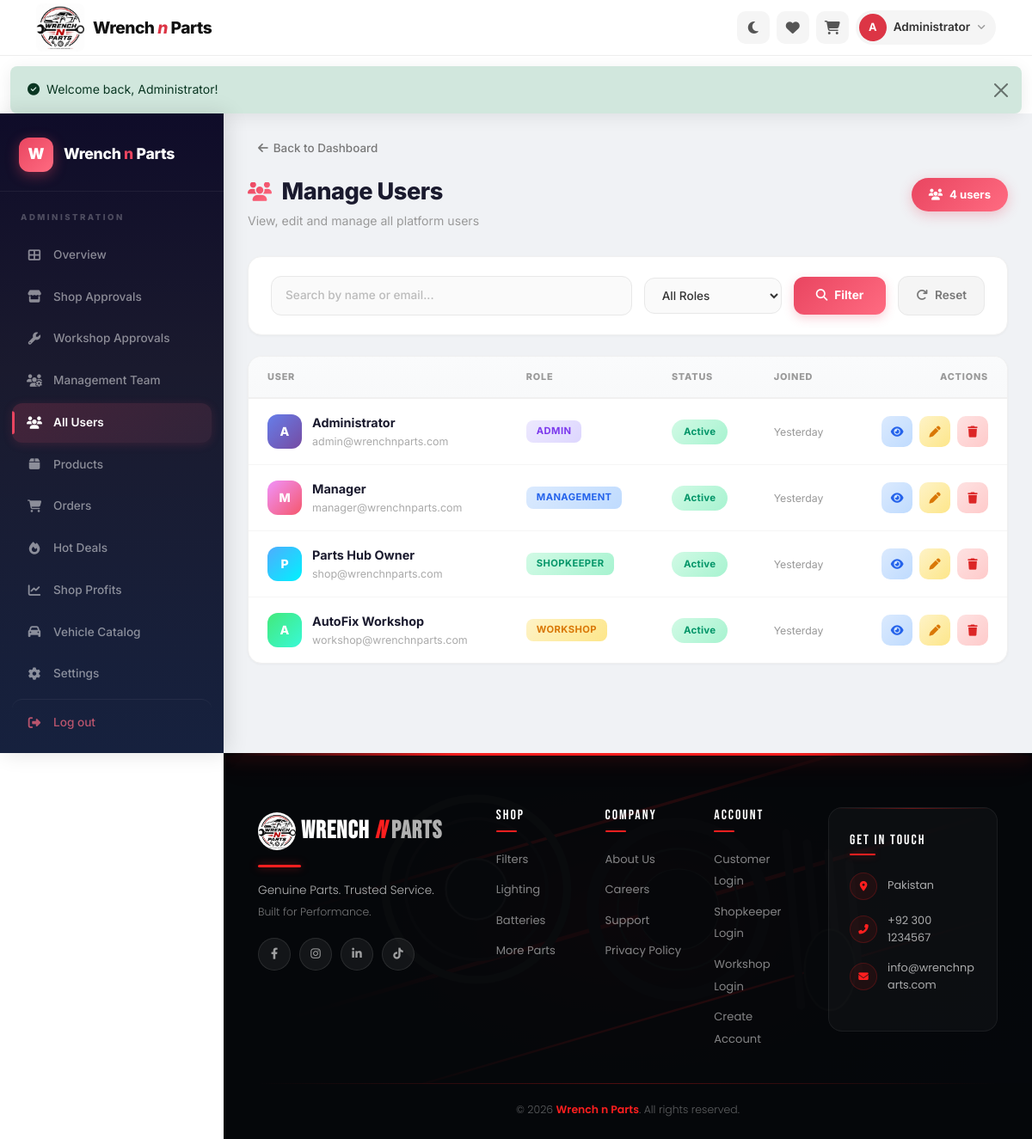
The page /legacy_php/admin/users.php (signed in) on the database its author committed.
### tables this page shows
CREATE TABLE IF NOT EXISTS users (
    user_id INT AUTO_INCREMENT PRIMARY KEY,
    name VARCHAR(100) NOT NULL,
    email VARCHAR(150) NOT NULL UNIQUE,
    password VARCHAR(255) NOT NULL,
    phone VARCHAR(20),
    address TEXT,
    role ENUM('customer','shopkeeper','workshop','admin','management') DEFAULT 'customer',
    status ENUM('pending','active','inactive','banned') DEFAULT 'pending',
    profile_image VARCHAR(255) DEFAULT NULL,
    created_at TIMESTAMP DEFAULT CURRENT_TIMESTAMP,
    updated_at TIMESTAMP DEFAULT CURRENT_TIMESTAMP ON UPDATE CURRENT_TIMESTAMP
);

### legacy_php/includes/config.php (called while the page is built, shortened)
<?php
$conn = new mysqli(DB_HOST, DB_USER, DB_PASS, DB_NAME);
$conn->set_charset("utf8mb4");
$conn->query("SET time_zone = '+05:00'");
if (!isset($_SESSION['user_id'])) {
    $logged_in = false;
    $current_user = null;
} else {
    $stmt = $conn->prepare("SELECT * FROM users WHERE user_id = ?");
    $stmt->bind_param("i", $_SESSION['user_id']);
    $stmt->execute();
    $result = $stmt->get_result();
    $current_user = $result->fetch_assoc();
    $logged_in = true;
}
function getFlash() {
    if (isset($_SESSION['flash'])) {
        $flash = $_SESSION['flash'];
        return $flash;
    }
    return null;
}
function timeAgo($datetime) {
    $tz = new DateTimeZone('Asia/Karachi');
    $now = new DateTime('now', $tz);
    try {
        $ago = new DateTime($datetime, $tz);
    } catch (Exception $e) {
        return $datetime;
    }
    $diff = $now->diff($ago);
    if ($diff->d > 0) {
        if ($diff->d === 1) return 'Yesterday';
        return $diff->d . ' day' . ($diff->d > 1 ? 's' : '') . ' ago';
    }
    return 'Just now';
}
?>

### legacy_php/admin/users.php (the view, shortened to what this page needs)
<?php
require_once __DIR__ . '/../includes/config.php';
$search = isset($_GET['search']) ? trim($_GET['search']) : '';
$page = isset($_GET['page']) ? max(1, intval($_GET['page'])) : 1;
$perPage = 10;
$offset = ($page - 1) * $perPage;
$where = "WHERE role IN ('shopkeeper','workshop','admin','management')";
$params = [];
$types = '';
$countQuery = "SELECT COUNT(*) as total FROM users $where";
$countStmt = $conn->prepare($countQuery);
$countStmt->execute();
$totalRows = $countStmt->get_result()->fetch_assoc()['total'];
$query = "SELECT * FROM users $where ORDER BY created_at DESC LIMIT ? OFFSET ?";
$stmt = $conn->prepare($query);
$fullTypes = $types . 'ii';
$bindParams = array_merge($params, [$perPage, $offset]);
$stmt->bind_param($fullTypes, ...$bindParams);
$stmt->execute();
$users = $stmt->get_result()->fetch_all(MYSQLI_ASSOC);
include __DIR__ . '/../includes/header.php';
?>
<div class="admin-layout">
    <?php include __DIR__ . '/../includes/admin-sidebar.php'; ?>
    <main class="admin-main">
        <a href="dashboard.php" class="admin-back-link"><i class="fas fa-arrow-left"></i> Back to Dashboard</a>
        <div class="admin-header">
            <div>
                <h2 class="admin-page-title"><i class="fas fa-users"></i> Manage Users</h2>
                <p class="admin-page-subtitle">View, edit and manage all platform users</p>
            </div>
            <div class="admin-header-actions">
                <span class="admin-count-badge"><i class="fas fa-users"></i> <?php echo $totalRows; ?> users</span>
            </div>
        </div>
        <div class="admin-filter-bar">
            <form method="GET" class="filter-row">
                <input type="text" name="search" placeholder="Search by name or email..." value="<?php echo htmlspecialchars($search); ?>" style="flex:1;min-width:200px;">
                <select name="role" style="min-width:160px;">
                    <option value="">All Roles</option>
                </select>
                <button type="submit" class="btn-filter"><i class="fas fa-search"></i> Filter</button>
                <a href="users.php" class="btn-reset"><i class="fas fa-redo"></i> Reset</a>
            </form>
        </div>
        <div class="admin-card">
            <div class="admin-card-body p-0">
                <div class="admin-table-responsive">
                    <?php if (empty($users)): ?>
                        <div class="admin-empty-state">
                            <i class="fas fa-users"></i>
                            <h4>No users found</h4>
                            <p>Try adjusting your search or filter criteria</p>
                        </div>
                    <?php else: ?>
                        <table class="admin-table">
                            <thead>
                                <tr>
                                    <th>User</th>
                                    <th>Role</th>
                                    <th>Status</th>
                                    <th>Joined</th>
                                    <th style="text-align:right;">Actions</th>
                                </tr>
                            </thead>
                            <tbody>
                                <?php foreach ($users as $i => $u): ?>
                                    <tr>
                                        <td>
                                            <div class="cell-user">
                                                <div class="cell-avatar avatar-c<?php echo ($i % 5) + 1; ?>"><?php echo strtoupper(substr($u['name'], 0, 1)); ?></div>
                                                <div>
                                                    <div class="cell-info-name"><?php echo htmlspecialchars($u['name']); ?></div>
                                                    <div class="cell-info-sub"><?php echo htmlspecialchars($u['email']); ?></div>
                                                </div>
                                            </div>
                                        </td>
                                        <td><span class="role-badge role-<?php echo $u['role']; ?>"><?php echo ucfirst($u['role']); ?></span></td>
                                        <td>
                                            <?php
                                            $sClass = 'pending';
                                            $statusVal = $u['status'] ?? 'pending';
                                            if ($statusVal === 'active' || $statusVal === 'approved') $sClass = 'approved';
                                            elseif ($statusVal === 'rejected') $sClass = 'rejected';
                                            elseif ($statusVal === 'banned') $sClass = 'banned';
                                            ?>
                                            <span class="status-pill status-<?php echo $sClass; ?>"><?php echo ucfirst($statusVal); ?></span>
                                        </td>
                                        <td><small style="color:#999;"><?php echo timeAgo($u['created_at']); ?></small></td>
                                        <td>
                                            <div class="action-btns" style="justify-content:flex-end;">
                                                <button class="action-btn action-btn-view" data-bs-toggle="modal" data-bs-target="#userModal<?php echo $u['user_id']; ?>" title="View"><i class="fas fa-eye"></i></button>
                                                <button class="action-btn action-btn-edit" data-bs-toggle="modal" data-bs-target="#statusModal<?php echo $u['user_id']; ?>" title="Change Status"><i class="fas fa-pen"></i></button>
                                                <button class="action-btn action-btn-delete" data-bs-toggle="modal" data-bs-target="#deleteModal<?php echo $u['user_id']; ?>" title="Delete"><i class="fas fa-trash"></i></button>
                                            </div>
                                        </td>
                                    </tr>
                                <?php endforeach; ?>
                            </tbody>
                        </table>
                    <?php endif; ?>
                </div>
            </div>
        </div>
    </main>
</div>

### legacy_php/includes/header.php (shortened to what this page needs)
<!DOCTYPE html>
<html lang="en">
<head>
    <link href="https://cdn.jsdelivr.net/npm/bootstrap@5.3.0/dist/css/bootstrap.min.css" rel="stylesheet">
    <link href="https://cdnjs.cloudflare.com/ajax/libs/font-awesome/6.4.0/css/all.min.css" rel="stylesheet">
    <link href="<?php echo SITE_URL; ?>/css/style.css?v=<?php echo filemtime(__DIR__ . '/../css/style.css'); ?>" rel="stylesheet" id="theme-css">
    <?php
    $isAdmin = isset($_SERVER['PHP_SELF']) && (strpos($_SERVER['PHP_SELF'], '/admin/') !== false || strpos($_SERVER['PHP_SELF'], '/management/') !== false);
    if ($isAdmin):
    ?>
    <link href="<?php echo SITE_URL; ?>/css/admin.css" rel="stylesheet">
    <?php endif; ?>
    <link href="<?php echo SITE_URL; ?>/css/responsive.css?v=<?php echo filemtime(__DIR__ . '/../css/responsive.css'); ?>" rel="stylesheet">
</head>
<body>
<header class="wnp-header" id="wnpHeader">
    <div class="container">
        <div class="wnp-header-inner">
            <a class="wnp-logo" href="<?php echo SITE_URL; ?>/index.php" id="wnpLogoLink">
                <img src="<?php echo SITE_URL; ?>/uploads/logo.png" alt="Wrench n Parts" class="wnp-logo-img" id="wnpLogoImg">
                <span class="wnp-logo-text">Wrench <span class="wnp-logo-accent">n</span> Parts</span>
            </a>
            <div class="wnp-header-right">
                <button id="theme-toggle" class="wnp-icon-btn" title="Toggle theme">
                    <i class="fas fa-moon"></i>
                </button>
                <?php if ($logged_in): ?>
                    <a class="wnp-icon-btn" href="<?php echo SITE_URL; ?>/customer/wishlist.php" title="Wishlist">
                        <i class="fas fa-heart"></i>
                    </a>
                    <a class="wnp-icon-btn" href="<?php echo SITE_URL; ?>/cart.php" title="Cart">
                        <i class="fas fa-shopping-cart"></i>
                    </a>
                    <div class="wnp-user-menu">
                        <button class="wnp-user-trigger" data-bs-toggle="dropdown">
                            <span class="wnp-user-circle"><?php echo strtoupper(substr($current_user['name'], 0, 1)); ?></span>
                            <span class="wnp-user-text"><?php echo htmlspecialchars($current_user['name']); ?></span>
                            <i class="fas fa-angle-down"></i>
                        </button>
                    </div>
                <?php endif; ?>
            </div>
        </div>
    </div>
</header>
<?php
$flash = getFlash();
if ($flash): ?>
<div class="flash-container">
    <div class="alert alert-<?php echo $flash['type']; ?> alert-dismissible fade show alert-modern" role="alert">
        <div class="d-flex align-items-center">
            <i class="fas fa-<?php echo $flash['type'] === 'success' ? 'check-circle' : ($flash['type'] === 'danger' ? 'exclamation-circle' : 'info-circle'); ?> me-2"></i>
            <?php echo htmlspecialchars($flash['message']); ?>
        </div>
        <button type="button" class="btn-close" data-bs-dismiss="alert"></button>
    </div>
</div>
<?php endif; ?>

### css/responsive.css (style rules this page uses)
html { -webkit-text-size-adjust: 100%; }
body { overflow-x: hidden; width: 100%; }
img, video, iframe, embed, canvas, svg { max-width: 100%; }
table { border-collapse: collapse; }
h1, h2, h3, h4, h5, h6, p, a, span, div, td, th, li { overflow-wrap: break-word; word-break: break-word; }
input, select, textarea, button { font-size: 16px; }
.wnp-header, .dash-layout, .admin-layout, .cust-navbar, .premium-footer, .hero-v2, .section-v2, .pd-wrapper, .bp-wrapper, .ck-page, .chat-page, .support-hero, .careers-hero, .about-hero, .privacy-hero { max-width: 100%; overflow-x: clip; }
@media (max-width: 1400px) { .admin-main { padding: 24px 28px; } }

### rows shown on the page
users: name "A", name "Administrator", email "admin@wrenchnparts.com", role "ADMIN", status "Active", created_at "Yesterday"
users: name "M", name "Manager", email "manager@wrenchnparts.com", role "MANAGEMENT", status "Active", created_at "Yesterday"
users: name "P", name "Parts Hub Owner", email "shop@wrenchnparts.com", role "SHOPKEEPER", status "Active", created_at "Yesterday"
users: name "A", name "AutoFix Workshop", email "workshop@wrenchnparts.com", role "WORKSHOP", status "Active", created_at "Yesterday"

### other values the page prints
$flash['message'] "Welcome back, Administrator!"
$totalRows "4"
